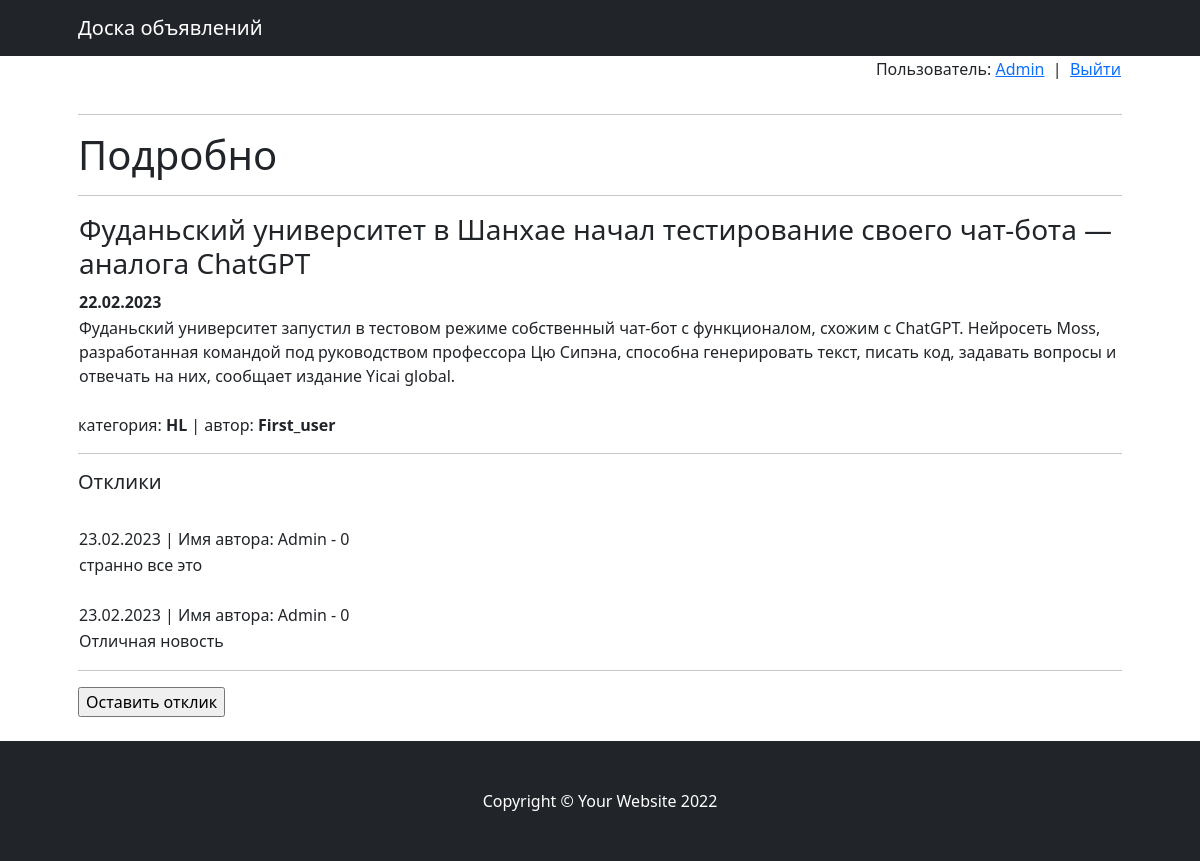
The app's page /board/8 (signed in) with its own data.
### board/models.py (models this page shows, shortened)
class Posts(models.Model):
    author = models.ForeignKey(Authors, null=True, on_delete=models.CASCADE)
    post_title = models.CharField(max_length=100, default='')
    post_text = models.TextField(default='')
    date_create = models.DateTimeField(auto_now_add=True)
    name_category = models.CharField(max_length=5, choices=resource.CATEGORIES_SELECT, default='')

class Authors(models.Model):
    user = models.ForeignKey(User, on_delete=models.CASCADE, blank=True, null=True)
    rate = models.IntegerField(default=0)
    subscribers = models.BooleanField(default=False)
    def __str__(self):
        return f'Имя автора: {self.user.username} - {self.rate}'

class Responds(models.Model):
    text_respond = models.TextField(default='', blank=True, null=True)
    date_respond = models.DateTimeField(auto_now_add=True)
    post = models.ForeignKey(Posts, on_delete=models.CASCADE, blank=True, null=True)
    hater = models.ForeignKey(Authors, on_delete=models.CASCADE, blank=True, null=True)
    accepted = models.BooleanField(default=False)
    accepted_notice = models.BooleanField(default=False)
    deleted = models.BooleanField(default=False)
    deleted_notice = models.BooleanField(default=False)

### board/views.py (the view)
# urls.py: path('<int:pk>', PostDetail.as_view(), name='post_detail'),
class PostDetail(DetailView):
    model = Posts
    template_name = 'post_detail.html'
    context_object_name = 'post'
    def get_context_data(self, **kwargs):
        context = super().get_context_data(**kwargs)
        context['responds'] = Responds.objects.filter(post=self.object.id)
        return context

### templates/post_detail.html (shortened to what this page needs)
{% extends 'flatpages/default.html' %}
{% block content %}
{% include 'auth.html' %}
<hr>
<h1>Подробно</h1>
<hr>
        <table border = 0 width = 100% align = center>
            <tr>
                <td><h3>{{ post.post_title }}</h3></td>
            </tr>
            <tr>
                <td><b>{{ post.date_create|date:'d.m.Y' }}</b></td>
            </tr>
            <tr>
                <td>{{ post.post_text }}</td>
            </tr>
        </table>
<br>
категория: <b>{{ post.name_category }}</b> | автор: <b>{{ post.author.user.username }}</b>
<hr>
<h5> Отклики </h5>
    {% if responds %}
            {% for respond in responds %}
            <br>
            <table>
                <tr>
                    <td>{{ respond.date_respond|date:'d.m.Y' }} | {{ respond.hater }}</td>
                </tr>
                <tr>
                    <td>{{ respond.text_respond }}</td>
                </tr>
            </table>
            {% endfor %}
    {% else %}
        Откликов нет
    {% endif %}
    <hr>
    <form action="/board/{{ post.id }}/respond/" method="get">
        <input type="submit" value="Оставить отклик"/>
    </form>
    <br>
{% endblock content %}

### templates/auth.html
<table width="100%" border="0">
        <tr>
            <td align="right">
                {% if request.user.username %}
                <p>Пользователь: <a href="/welcome/">{{request.user.username}}</a> &nbsp|&nbsp <a href="/sign/logout/">Выйти</a>
                {% else %}
                <a href="/sign/login"> Войти в систему </a> | <a href="/sign/signup"> Регистрация </a>
                {% endif %}
            </td>
        </tr>
    </table>

### records on screen
Posts: post_title "Фуданьский университет в Шанхае начал тестирование своего чат-бота — аналога ChatGPT", date_create "22.02.2023", post_text "Фуданьский университет запустил в тестовом режиме собственный чат-бот с функционалом, схожим с ChatGPT. Нейросеть Moss, разработанная командой под руководством профессора Цю Сипэна, способна генерировать текст, писать код, задавать вопросы и отвечать на них, сообщает издание Yicai global.", name_category "HL", author.user.username "First_user"
Responds: date_respond "23.02.2023", hater "Имя автора: Admin - 0", text_respond "странно все это"
Responds: date_respond "23.02.2023", hater "Имя автора: Admin - 0", text_respond "Отличная новость"

### other values on screen
{{ request.user.username }} "Admin"
